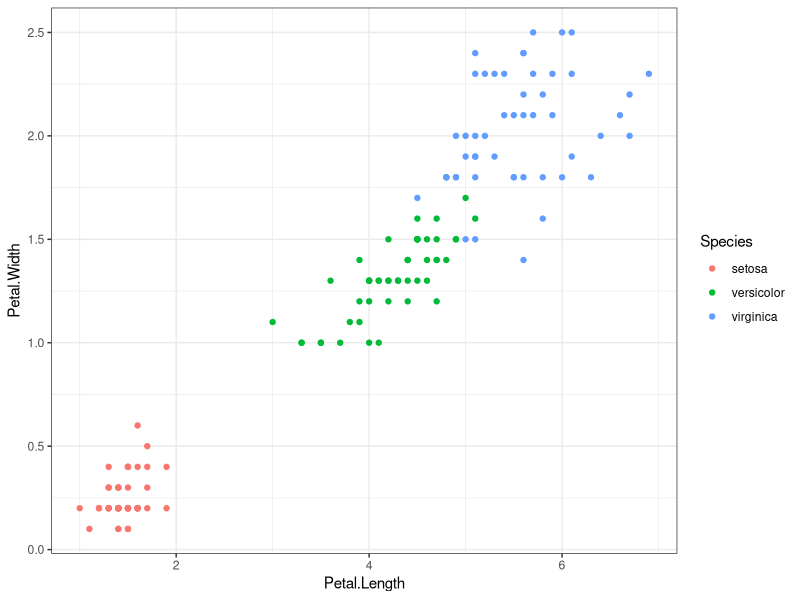
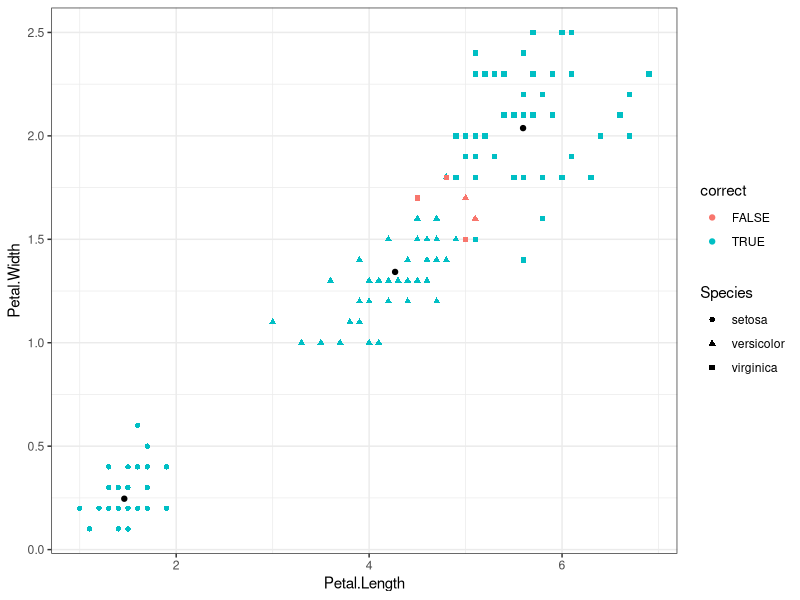
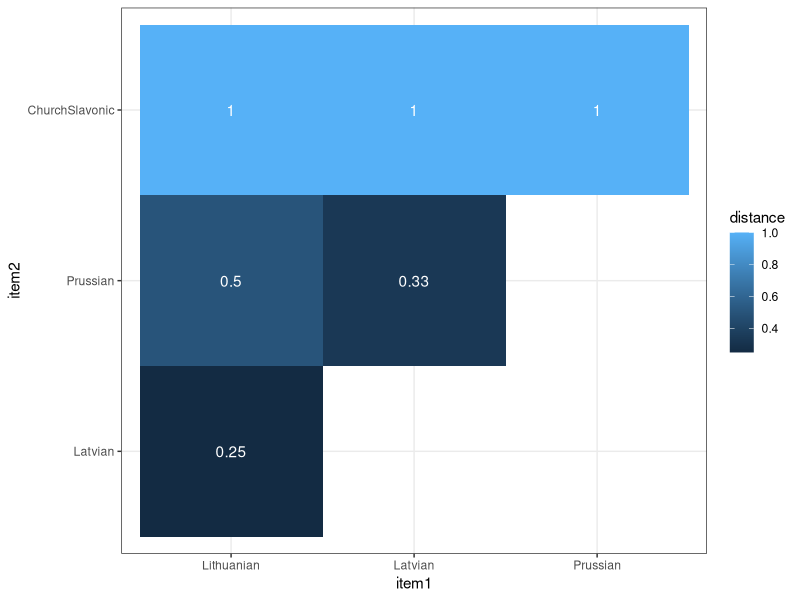
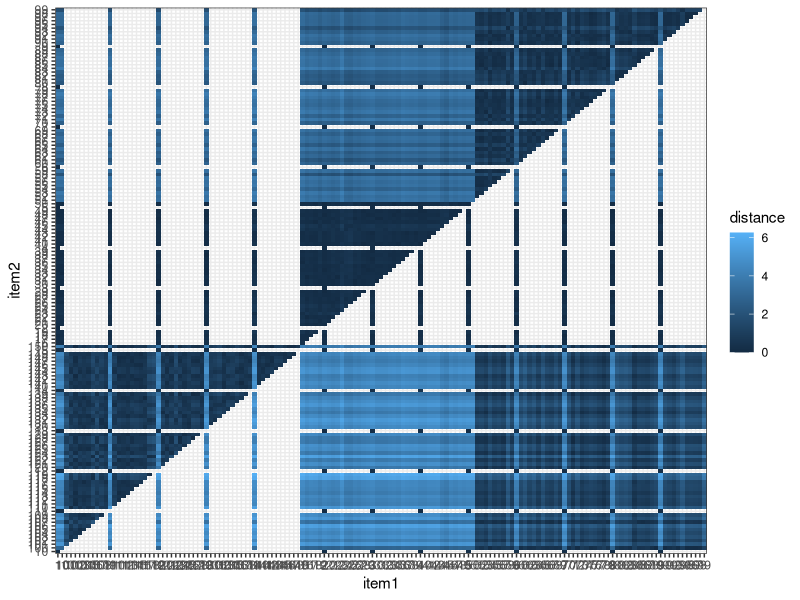
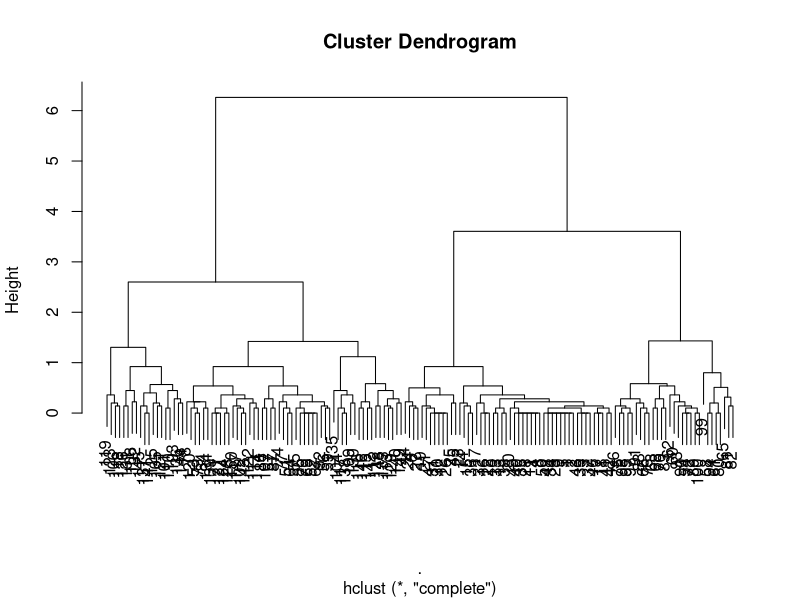
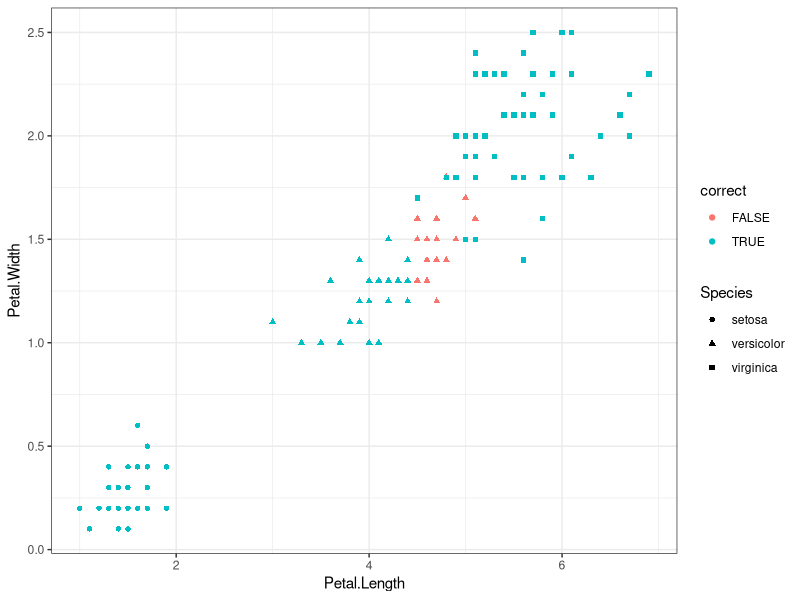

Here is the R script that generated these plots, in order:
## ---- chunk 1
library(tidyverse)
## ---- chunk 2
theme_set(theme_bw())
## ---- chunk 3
iris %>% 
  ggplot(aes(Petal.Length, Petal.Width, color = Species))+
  geom_point()
## ---- chunk 4
library(broom)
set.seed(42)
iris %>% 
  select(Petal.Length, Petal.Width) %>% 
  kmeans(centers = 3) ->
  km
## ---- chunk 5
km %>% 
  augment(iris) %>% 
  count(Species, .cluster)
## ---- chunk 6
km %>% 
  augment(iris) %>% 
  mutate(.cluster = recode_factor(.cluster,
                                  `1` = "setosa", 
                                  `2` = "versicolor",
                                  `3` = "virginica"),
         correct = Species == .cluster) %>% 
  ggplot(aes(Petal.Length, Petal.Width))+
  geom_point(aes(color = correct, shape = Species))+
  geom_point(data = data.frame(km$centers)) # центроиды
## ---- chunk 7
df <- tibble(lang = c("Lithuanian", "Latvian", "Prussian", "ChurchSlavonic"),
             word_1 = c(1, 1, 1, 0),
             word_2 = c(1, 1, 1, 0),
             word_3 = c(1, 1, 0, 0),
             word_4 = c(1, 0, 0, 0),
             word_5 = c(0, 0, 0, 1))
df
## ---- chunk 8
df %>%
  select(-lang) %>% 
  dist(method = "binary") %>% 
  tidy()
## ---- chunk 9
df %>%
  select(-lang) %>% 
  dist(method = "binary") %>% 
  tidy() %>% 
mutate(item1 =recode_factor(item1, 
                            `1` = "Lithuanian", 
                            `2` = "Latvian", 
                            `3` = "Prussian",
                            `4` = "ChurchSlavonic"),
       item2 =recode_factor(item2, 
                            `1` = "Lithuanian", 
                            `2` = "Latvian", 
                            `3` = "Prussian",
                            `4` = "ChurchSlavonic")) %>% 
  ggplot(aes(item1, item2, fill=distance, label = round(distance, 2))) +
  geom_tile()+
  geom_text(color = "white")
## ---- chunk 10
iris %>% 
  select(Petal.Length, Petal.Width) %>% 
  dist() %>% 
  tidy() %>% 
  ggplot(aes(item1, item2, fill=distance)) +
  geom_tile()
## ---- chunk 11
library(stringdist)
stringdistmatrix(c("корова", "коровы", "гуси")) 
## ---- chunk 12
iris %>% 
  select(Petal.Length, Petal.Width) %>% 
  dist() %>% 
  hclust() ->
  hc
## ---- chunk 13
plot(hc)
## ---- chunk 14
iris %>% 
  mutate(cluster = cutree(hc, k=3)) %>% 
  count(Species, cluster)
## ---- chunk 15
iris %>% 
  mutate(cluster = cutree(hc, k=3)) %>% 
  mutate(cluster = recode_factor(cluster,
                                 `1` = "setosa", 
                                 `2` = "virginica",
                                 `3` = "versicolor"),
         correct = Species == cluster) %>% 
  ggplot(aes(Petal.Length, Petal.Width))+
  geom_point(aes(color = correct, shape = Species))
